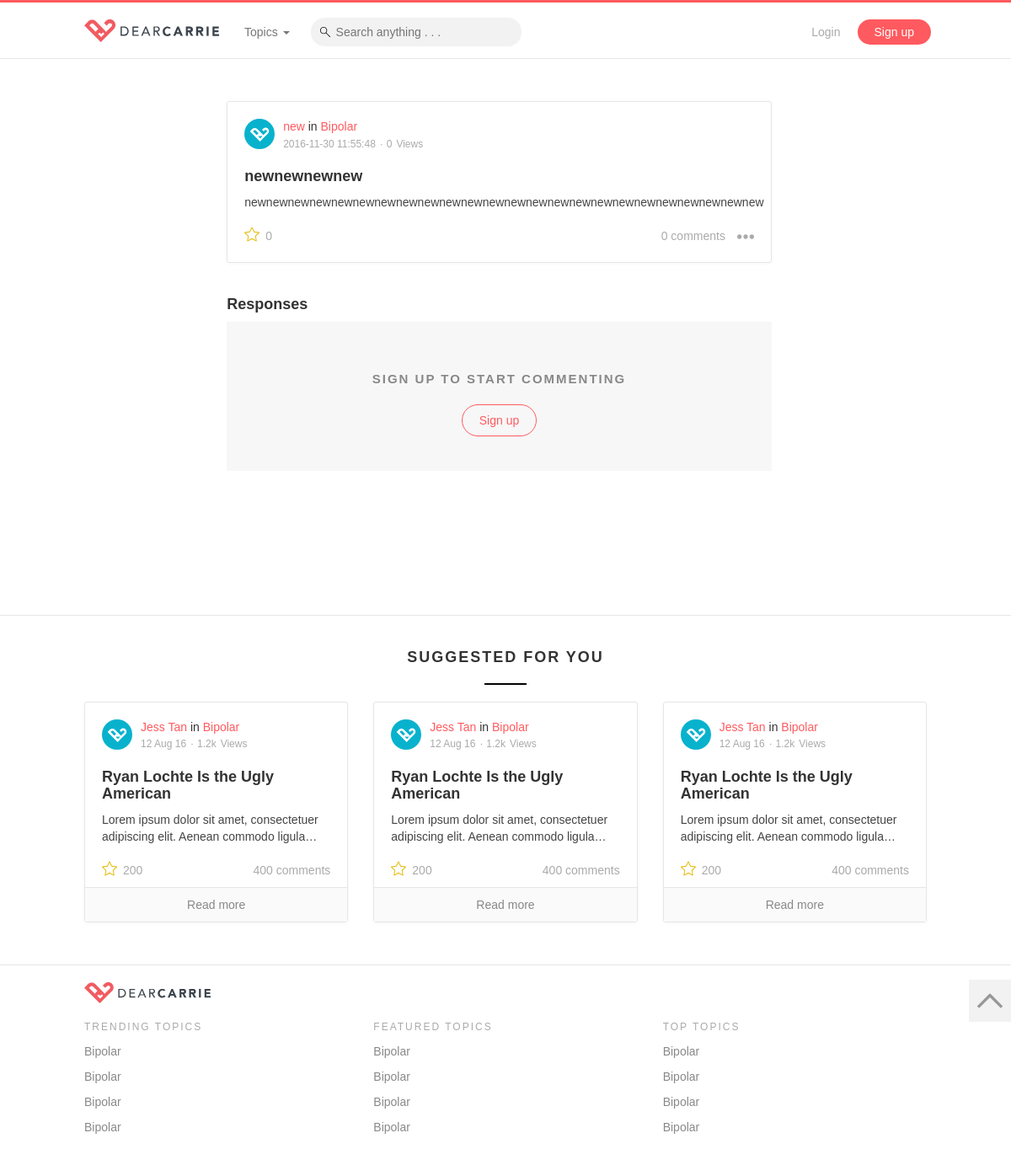
/post.php?postID=13, run on an earlier commit of the app's database.
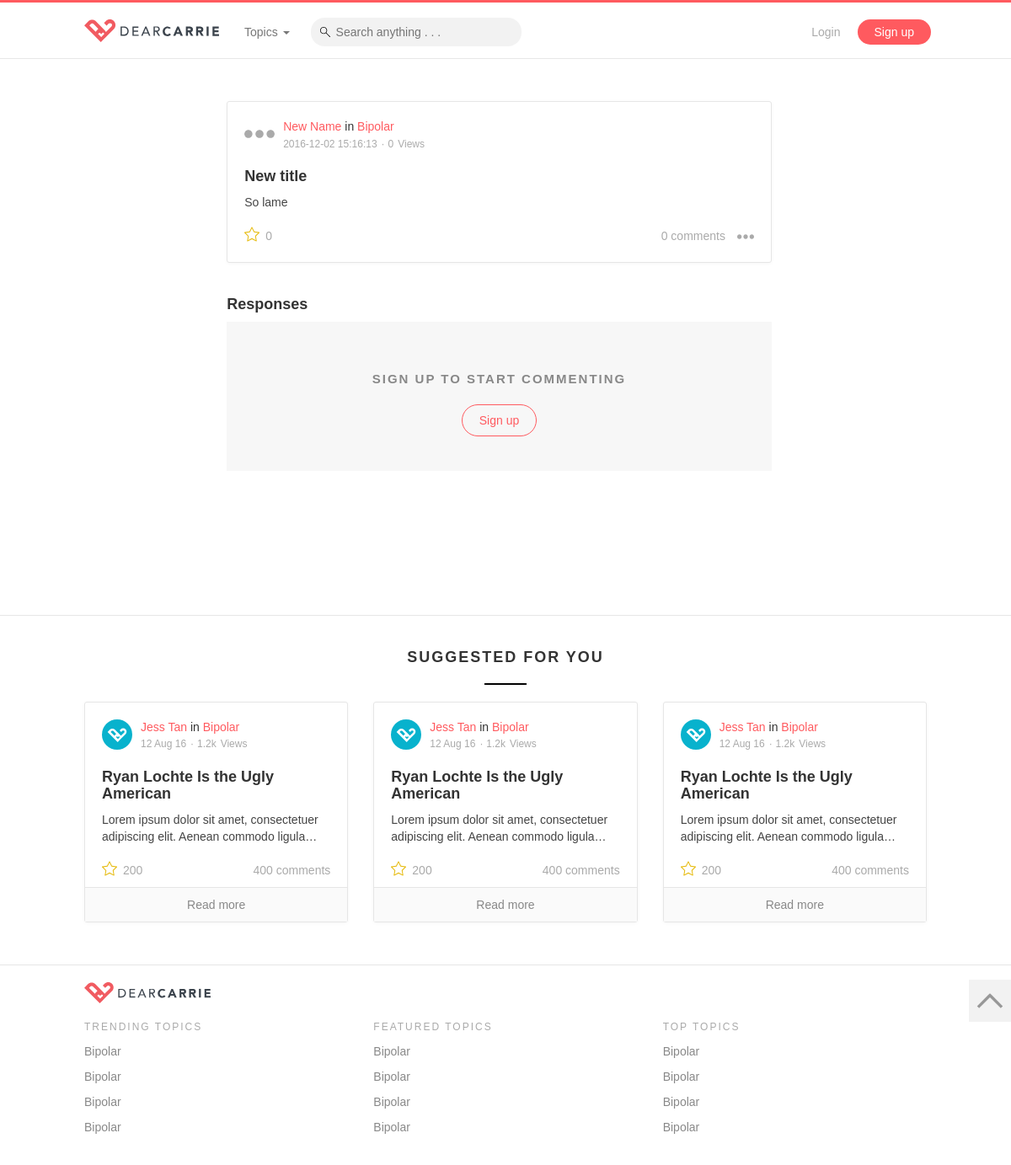
And on a later commit of the database.
### tables this page shows
CREATE TABLE `users` (
  `id` int(11) NOT NULL,
  `name` varchar(255) NOT NULL,
  `email` varchar(255) NOT NULL,
  `password` char(32) NOT NULL,
  `role` varchar(255) NOT NULL DEFAULT 'normal',
  `affliate` varchar(255) DEFAULT 'website',
  `image` varchar(255) NOT NULL DEFAULT 'images/default.svg',
  `description` varchar(255) NOT NULL,
  `datejoin` timestamp NOT NULL DEFAULT CURRENT_TIMESTAMP,
  `active` int(11) NOT NULL DEFAULT '1'
);

CREATE TABLE `posts` (
  `id` int(11) NOT NULL,
  `userid` int(11) DEFAULT NULL,
  `title` varchar(255) DEFAULT NULL,
  `description` varchar(255) DEFAULT NULL,
  `timestamp` timestamp NOT NULL DEFAULT CURRENT_TIMESTAMP ON UPDATE CURRENT_TIMESTAMP,
  `score` double NOT NULL DEFAULT '0',
  `likes` int(11) NOT NULL DEFAULT '0',
  `comments` int(11) NOT NULL DEFAULT '0',
  `views` int(11) NOT NULL DEFAULT '0',
  `published` int(11) NOT NULL DEFAULT '1'
);

### controllers/commonFunctions.php (called while the page is built, shortened)
<?php
function checkLogin() {
	if(isset($_SESSION["role"])) {
		return false;
	}
	else {
		return true;
	}
}
function connectToDataBase() {
	$theLineToDatabase =  mysqli_connect("localhost","root","root","dearcarrie");
	if(!$theLineToDatabase) {
		header("location: error.php?msg=Database connection error");
		exit();
	}
	else {
	  return $theLineToDatabase;
	}
}
function getPostByID($id) {
	$conn = connectToDataBase();
	$sql = "SELECT * FROM posts WHERE id = '$id'";
	$result = $conn->query($sql);
	$value = $result->fetch_assoc();
	return $value;
}
function getUserByID($id) {
	$conn = connectToDataBase();
	$sql = "SELECT * FROM users WHERE id = '$id'";
	$result = $conn->query($sql);
	$value = $result->fetch_assoc();
	return $value;
}
?>

### controllers/templates.php (the view, shortened to what this page needs)
<?php
  include('commonFunctions.php');
?>
<?php
function head($title, $ogTitle){
?>
  <head>
    <link href="css/bootstrap.min.css" rel="stylesheet">
    <link href="css/animate.css" rel="stylesheet">
    <link href="css/style.css" rel="stylesheet">
  </head>
<?php
}
function navbar() {
?>
  <nav class="navbar navbar-default navbar-fixed-top">
    <div class="container-fluid page-container">
      <div class="navbar-header">
        <a class="navbar-brand" href="index"><img alt="brand" src="images/logo.svg" width="160px;"></a>
      </div>
      <div class="collapse navbar-collapse" id="bs-example-navbar-collapse-1">
        <ul class="nav navbar-nav hide-mobile">
          <li class="dropdown">
            <a href="#" class="dropdown-toggle" data-toggle="dropdown" role="button" aria-haspopup="true" aria-expanded="false">Topics <span class="caret"></span></a>
          </li>
        </ul>
        <form class="navbar-form navbar-left hide-mobile" action="search" method="get">
            <input type="text" class="nav-search" placeholder="Search anything . . ." name="keyword">
        </form>
        <ul class="nav navbar-nav navbar-right">
          <?php if (checkLogin()) { ?>
          <li><a href="login" class="light-text">Login</a></li>
          <li><a href="signup" class="cta-btn">Sign up</a></li>
          <?php } ?>
        </ul>
      </div>
    </div>
  </nav>
<?php
}
?>
<?php
function suggestedCard() {
?>
  <div class="card">
    <div class="header">
      <div class="image">
        <a href="#"><img src="images/default.svg"></a>
      </div>
      <div class="author-details">
        <div><a href="profile">Jess Tan</a> in <a href="topicDetails">Bipolar</a></div>
        <div class="date">12 Aug 16</div>
        <div class="views">1.2k</div>
      </div>
    </div>
    <div class="content short">
      <a href="post">
        <h4>Ryan Lochte Is the Ugly American</h4>
        <p>Lorem ipsum dolor sit amet, consectetuer adipiscing elit. Aenean commodo ligula eget dolor. Aenean massa. Cum sociis natoque penatibus et magnis dis parturient montes, nascetur ridiculus mus. Donec quam felis, ultricies nec, pellentesque eu, pretium quis, sem. Nulla consequat massa quis enim.</p>
      </a>
    </div>
    <div class="footer">
      <div class="float-left">
        <a href="#" class="star-icon"></a>
        200
      </div>
      <div class="float-right">
        <a href="#">400 comments</a>
      </div>
    </div>
    <a href="post" class="read-more-footer">Read more</a>
  </div>
<?php
}
?>
<?php
function cardExpand($postID) {
  $post = getPostByID($postID);
  $user = getUserByID($post["userid"]);
?>
  <div class="card mBottom-40 edit">
    <div class="header">
      <div class="image">
        <a href="profile?userID=<?=$user["id"];?>"><img src="<?=$user["image"];?>"></a>
      </div>
      <div class="author-details">
        <div><a href="profile?userID=<?=$user["id"];?>"><?=$user["name"];?></a> in <a href="topicDetails">Bipolar</a></div>
        <div class="date"><?=$post["timestamp"];?></div>
        <div class="views"><?=$post["views"];?></div>
      </div>
    </div>
    <div class="content">
      <h4><?=$post["title"];?></h4>
      <p><?=$post["description"];?></p>
    </div>
    <div class="footer">
      <div class="float-left">
        <a href="#" class="star-icon"></a>
        <?=$post["likes"];?>
      </div>
      <div class="float-right">
        <a href="#"><?=$post["comments"];?> comments</a>
        <a href="#" class="dots-icon" data-placement="bottom" tabindex="0" role="button" data-toggle="popover" data-trigger="focus"
        data-content="
          <a href='#' title='test add link'>Report</a>
          <a href='#' title='test add link'>Share</a>
          "
        ><img src="images/dots.svg"></a>
      </div>
    </div>
  </div>
<?php
}
?>
<?php
function scrollTopBtn() {
?>
  <a class="top-btn" onclick="scrollToTop();" href="javascript:;"></a>
<?php
}
function suggestedReading() {
?>
  <div class="suggested-container">
    <div class="page-container">
      <h4 class="hero-center">Suggested For You</h4>
      <div class="row">
        <div class="col-sm-4">
          <?php suggestedCard(); ?>
        </div>
        <div class="col-sm-4">
        </div>
        <div class="col-sm-4">
        </div>
      </div>
    </div>
  </div>
<?php
}
function footer() {
?>
  <footer class="footer">
    <div class="page-container">
      <div class="row">
        <div class="col-sm-12 pull-left">
          <img src="images/logo.svg" class="logo">
        </div>
        <div class="col-sm-4">
          <ul>
            <li>Trending Topics</li>
            <li><a href="topicDetails">Bipolar</a></li>
            <li><a href="topicDetails">Bipolar</a></li>
            <li><a href="topicDetails">Bipolar</a></li>
            <li><a href="topicDetails">Bipolar</a></li>
          </ul>
        </div>
        <div class="col-sm-4">
          <ul>
            <li>Featured Topics</li>
            <li><a href="topicDetails">Bipolar</a></li>
            <li><a href="topicDetails">Bipolar</a></li>
            <li><a href="topicDetails">Bipolar</a></li>
            <li><a href="topicDetails">Bipolar</a></li>
          </ul>
        </div>
        <div class="col-sm-4">
          <ul>
            <li>Top Topics</li>
            <li><a href="topicDetails">Bipolar</a></li>
            <li><a href="topicDetails">Bipolar</a></li>
            <li><a href="topicDetails">Bipolar</a></li>
            <li><a href="topicDetails">Bipolar</a></li>
          </ul>
        </div>
      </div>
    </div>
  </footer>
<?php
}
?>

### post.php
<!DOCTYPE html>
<?php
  include('controllers/templates.php');
  $postID = $_GET["postID"];
  $post = getPostByID($postID);
  $comments = getAllCommentsByPostID($postID);
?>
<html lang="en">
  <?php head($post["title"], $post["title"]); ?>
  <body>
    <?= scrollTopBtn(); ?>
    <?= navbar(); ?>
    <div class="page-container">
      <div class="row">
        <div class="col-sm-8 col-sm-offset-2">
            <?= cardExpand($post["id"]); ?>
              <h4>Responses</h4>
              <?php if ($_SESSION["userid"] != "") { ?>
                  <form action="addCommentProcess" method="post" class="comment-box">
                      <input type="hidden" name="postid" value="<?=$postID;?>">
                      <textarea name="comment" placeholder="Write a comment..." onkeyup="auto_grow(this)"></textarea>
                      <button class="primary-line-btn" type="submit">Submit</button>
                  </form>
                  <hr/>
                  <?php
                    foreach ($comments as $comment) {
                      commentCard($comment["id"]);
                    }
                  ?>
              <?php } else { ?>
                  <div class="post-empty-state">
                      <div>
                          <h4>Sign up to start commenting</h4>
                          <a class="primary-line-btn" href="signup">Sign up</a>
                      </div>
                  </div>
              <?php } ?>
        </div>
      </div>
    </div>
    <?php suggestedReading(); ?>
    <?= footer(); ?>
  </body>
</html>

What changed in the data, as far as the page shows it:
changed users: image: picture added in place of a placeholder; name "new" → "New Name"
changed posts: timestamp "2016-11-30 11:55:48" → "2016-12-02 15:16:13"; title "newnewnewnew" → "New title"; description "newnewnewnewnewnewnewnewnewnewnewnewnewnewnewnewnewnewnewnewnewnewnewnew" → "So lame"
